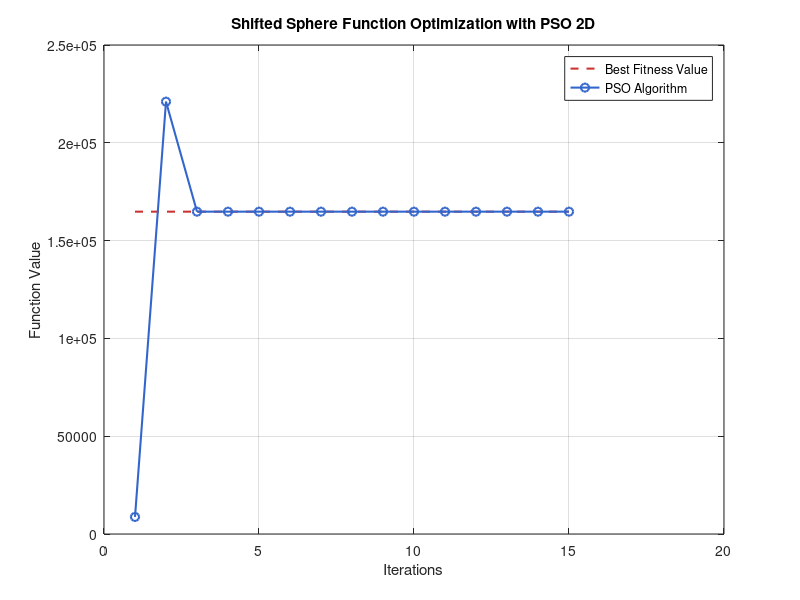

Write MATLAB code to recreate this figure.
%% Define the problem
D = 2; % number of dimensions
shift = -100; % shift value (can be any real number)
sphere = @(x) sum((x - shift - [1,2]).^2); % Shifted Sphere Function

%% Define the PSO parameters
N = 50; % number of particles
maxiter = 15; % maximum number of iterations
w = 0.72; % inertia weight
c1 = 1.49; % cognitive parameter
c2 = 1.49; % social parameter
lb = -100; % lower bound
ub = 100; % upper bound

%% Initialize the particles and the velocity
x = lb + (ub - lb) * rand(N, D); % particles
v = zeros(N, D); % velocity

%% Initialize the personal best and the global best
pbest = x; % personal best
gbest = x(1, :); % global best
pbestval = sphere(pbest); % personal best value
gbestval = sphere(gbest); % global best value

%% Initialize the history of best fitness values
gbestval_history = zeros(1, maxiter);
gbestval_history(1) = gbestval;

%% Run the PSO algorithm
for iter = 2:maxiter % start from the second iteration
    % Update the velocity and the position
    r1 = rand(N, D);
    r2 = rand(N, D);
    v = w * v + c1 * r1 .* (pbest - x) + c2 * r2 .* (gbest - x);
    x = x + v;
    
    % Apply the boundary conditions
    x(x < lb) = lb;
    x(x > ub) = ub;
    
    % Update the personal best and the global best
    xval = sphere(x);
    ind = xval < pbestval;
    pbest(ind, :) = x(ind, :);
    pbestval(ind) = xval(ind);
    [~, ind] = min(pbestval);
    gbest = pbest(ind, :);
    gbestval = pbestval(ind);
    
    % Update the history of best fitness values
    gbestval_history(iter) = gbestval;
    
    % Display the iteration and the best fitness value
    fprintf('Iteration %d: Best fitness value = %f\n', iter, gbestval);
end

%% Plot the best fitness values over the iterations
figure;
plot(1:maxiter, gbestval*ones(1,maxiter), '--', 'LineWidth', 1.5, 'Color', [0.8, 0.2, 0.2]);
hold on;
plot(1:maxiter, gbestval_history, '-o', 'LineWidth', 1.5, 'Color', [0.2, 0.4, 0.8]);
xlabel('Iterations');
ylabel('Function Value');
legend('Best Fitness Value', 'PSO Algorithm');
title('Shifted Sphere Function Optimization with PSO 2D');
grid on;
